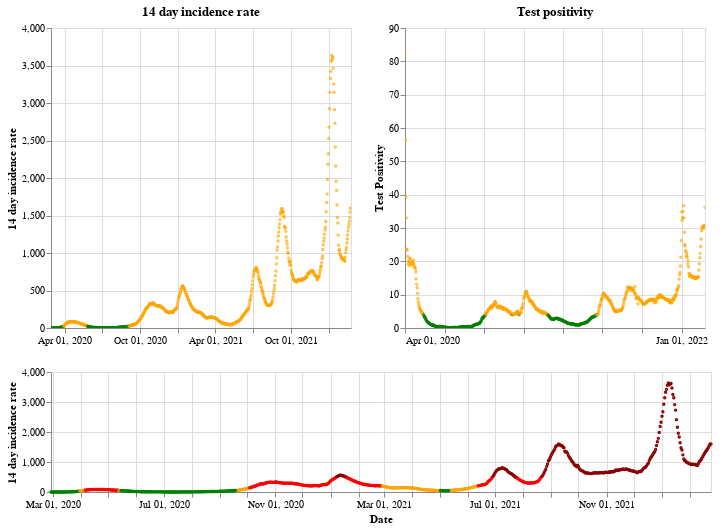

Notebook code for this chart:
### Markdown cell above
## Scotland

### Code cell
plot_traffic_light('Scotland')

### Figure 1 — Vega-Lite specification as saved in the notebook (floating-point values rounded to 4 significant figures; data arrays with more than 128 entries replaced by an {"elided": "..."} marker saying what was removed)
{"config": {"view": {"continuousWidth": 400, "continuousHeight": 300}}, "vconcat": [{"hconcat": [{"mark": {"type": "point", "size": 2}, "encoding": {"color": {"condition": {"value": "green", "test": "(datum.twoWeeklyCasesRate <= 25)"}, "value": "orange"}, "tooltip": [{"type": "nominal", "field": "areaName"}, {"type": "temporal", "field": "date"}, {"type": "quantitative", "field": "twoWeeklyCasesRate"}, {"type": "quantitative", "field": "testPositivity"}], "x": {"type": "temporal", "axis": {"title": ""}, "field": "date", "scale": {"domain": {"selection": "DateBrush"}}, "timeUnit": "yearmonthdate"}, "y": {"type": "quantitative", "axis": {"title": "14 day incidence rate"}, "field": "twoWeeklyCasesRate"}}, "title": "14 day incidence rate", "width": 300}, {"mark": {"type": "point", "size": 2}, "encoding": {"color": {"condition": {"value": "green", "test": "(datum.testPositivity <= 4)"}, "value": "orange"}, "tooltip": [{"type": "nominal", "field": "areaName"}, {"type": "temporal", "field": "date"}, {"type": "quantitative", "field": "twoWeeklyCasesRate"}, {"type": "quantitative", "field": "testPositivity"}], "x": {"type": "temporal", "axis": {"title": ""}, "field": "date", "scale": {"domain": {"selection": "DateBrush"}}, "timeUnit": "yearmonthdate"}, "y": {"type": "quantitative", "axis": {"title": "Test Positivity"}, "field": "testPositivity"}}, "title": "Test positivity", "width": 300}]}, {"layer": [{"mark": {"type": "point", "size": 2}, "encoding": {"color": {"condition": {"value": "orange", "test": "(((datum.testPositivity < 4) && (datum.twoWeeklyCasesRate >= 50)) && (datum.twoWeeklyCasesRate < 200))"}, "value": "red"}, "opacity": {"condition": {"value": 1, "test": "((datum.twoWeeklyCasesRate >= 50) && (datum.twoWeeklyCasesRate < 500))"}, "value": 0}, "tooltip": [{"type": "nominal", "field": "areaName"}, {"type": "temporal", "field": "date"}, {"type": "quantitative", "field": "twoWeeklyCasesRate"}, {"type": "quantitative", "field": "testPositivity"}], "x": {"type": "temporal", "axis": {"title": "Date"}, "field": "date", "timeUnit": "yearmonthdate"}, "y": {"type": "quantitative", "axis": {"title": "14 day incidence rate"}, "field": "twoWeeklyCasesRate"}}, "selection": {"DateBrush": {"type": "interval", "encodings": ["x"], "fields": ["Time"]}}}, {"mark": {"type": "point", "size": 2}, "encoding": {"color": {"value": "darkred"}, "opacity": {"condition": {"value": 1, "test": "(datum.twoWeeklyCasesRate >= 500)"}, "value": 0}, "tooltip": [{"type": "nominal", "field": "areaName"}, {"type": "temporal", "field": "date"}, {"type": "quantitative", "field": "twoWeeklyCasesRate"}, {"type": "quantitative", "field": "testPositivity"}], "x": {"type": "temporal", "axis": {"title": "Date"}, "field": "date", "timeUnit": "yearmonthdate"}, "y": {"type": "quantitative", "axis": {"title": "14 day incidence rate"}, "field": "twoWeeklyCasesRate"}}}, {"mark": {"type": "point", "size": 2}, "encoding": {"color": {"condition": {"value": "green", "test": "((datum.testPositivity < 4) && (datum.twoWeeklyCasesRate < 50))"}, "value": "orange"}, "opacity": {"condition": {"value": 1, "test": "(datum.twoWeeklyCasesRate < 50)"}, "value": 0}, "tooltip": [{"type": "nominal", "field": "areaName"}, {"type": "temporal", "field": "date"}, {"type": "quantitative", "field": "twoWeeklyCasesRate"}, {"type": "quantitative", "field": "testPositivity"}], "x": {"type": "temporal", "axis": {"title": "Date"}, "field": "date", "timeUnit": "yearmonthdate"}, "y": {"type": "quantitative", "axis": {"title": "14 day incidence rate"}, "field": "twoWeeklyCasesRate"}}}], "height": 120, "width": 660}], "data": {"name": "data-441d8950f8ca72fc60416dcb5ff9377c"}, "$schema": "https://vega.github.io/schema/vega-lite/v4.8.1.json", "datasets": {"data-441d8950f8ca72fc60416dcb5ff9377c": {"elided": "728 records"}}}
